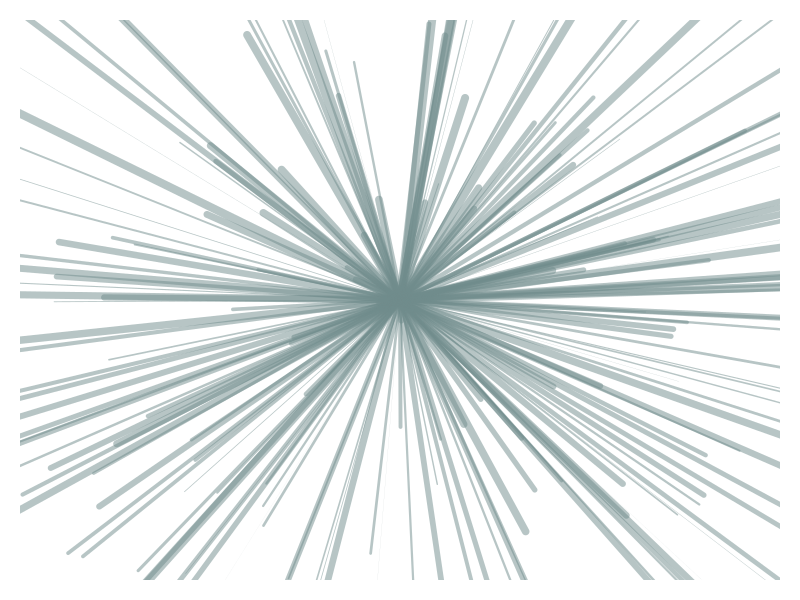
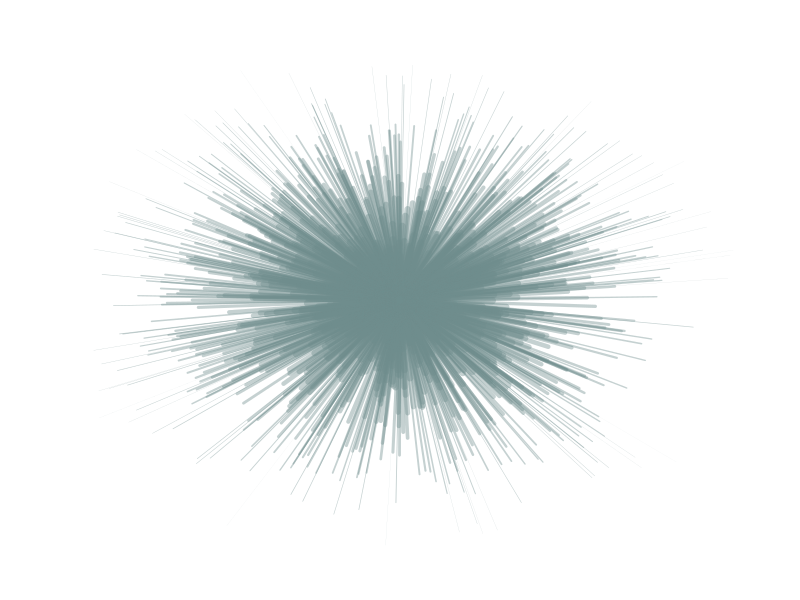
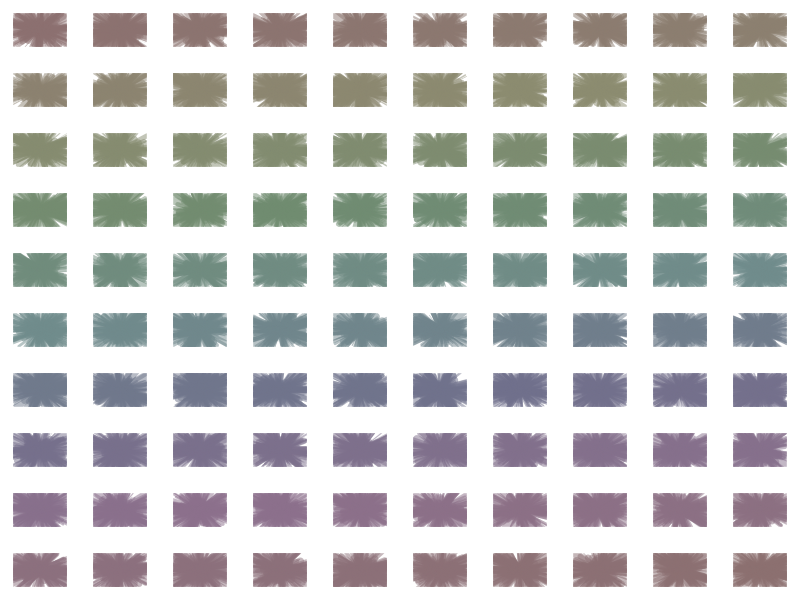
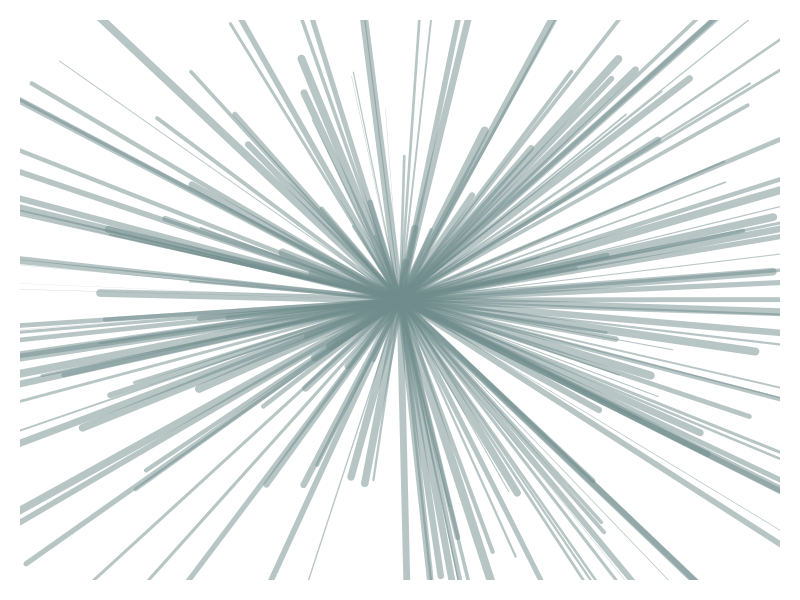
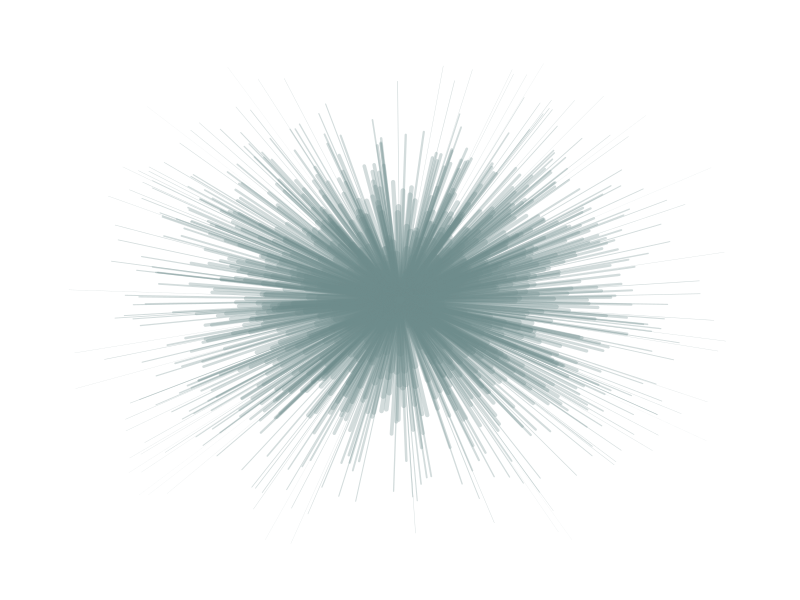
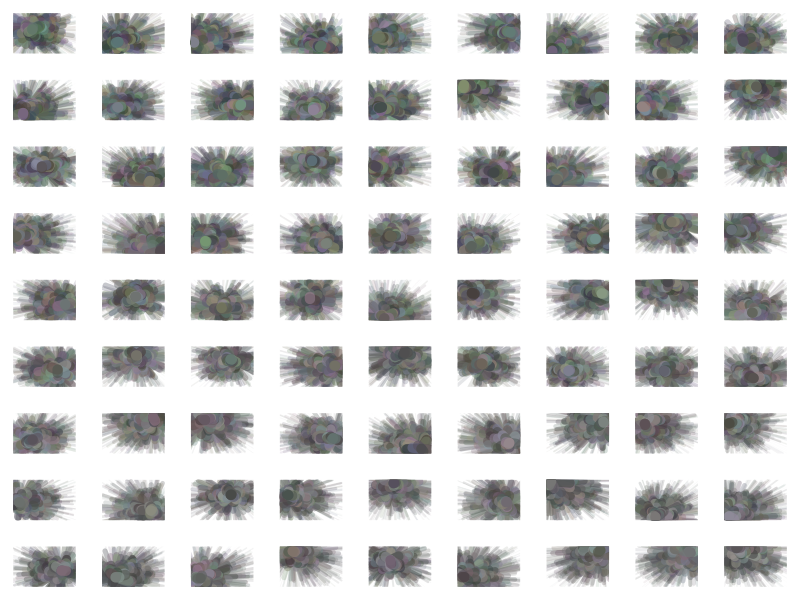
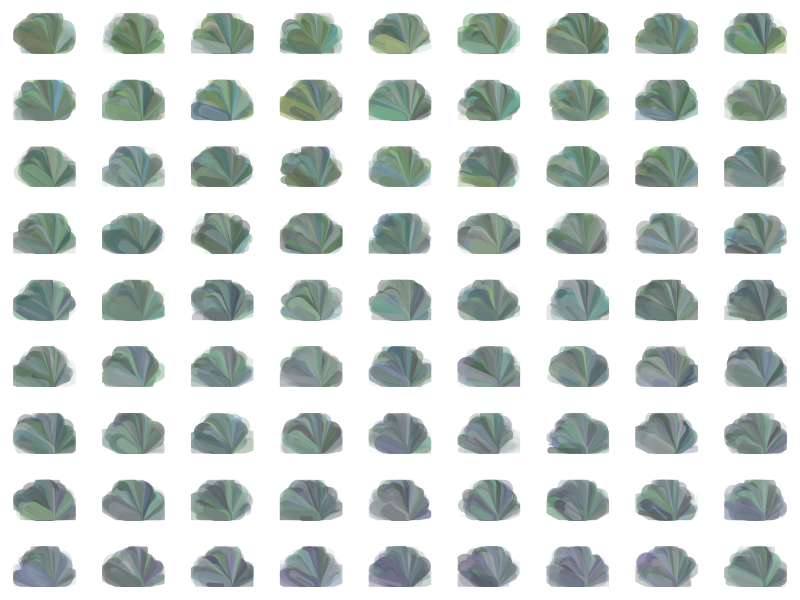
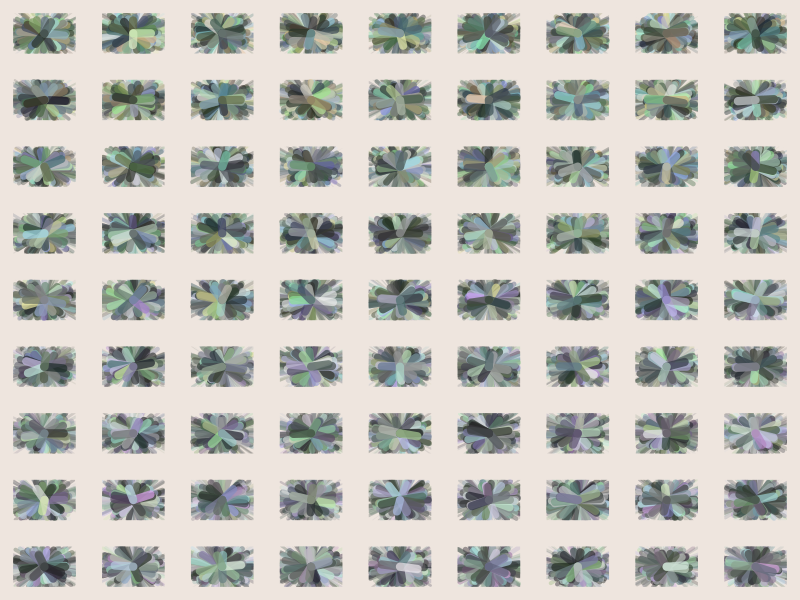

Recreate these plots in R, in order. (Note: this script raises an error after producing the figures.)
library(tidyverse)
library(png)

#origin article here: http://www.r-graph-gallery.com/57-rays-abstract-painting/

# Function to create plots ------------------------------------------------

buildFan <- function(hue = 0.5, saturation = 0.20, value = 0.55, alpha = 0.5,
                     hue.range = 0, saturation.range = 0, value.range = 0, alpha.range = 0,
                     x.end = NULL, y.end = NULL, x.center = NULL, y.center = NULL,
                     random.center = FALSE, segment.width = 8, n.segments = 200,
                     depth = FALSE, rescale = FALSE){
  
  #function builds a single fan plot
  #random vectors are generated if no vectors are provided
  #hue, saturation, value, and alpha should be between 0:1
  
  # set the center points of the segments
  x.center <- if (!is.null(x.center)) x.center else if(random.center == FALSE) 0 else if(is.null(x.end)) runif(1, -1, 1) else runif(1, min(x.end), max(x.end))
  y.center <- if (!is.null(y.center)) y.center else if(random.center == FALSE) 0 else if(is.null(y.end)) runif(1, -1, 1) else runif(1, min(y.end), max(y.end))
  
  # set the end of the segments. If vectors are provided then add some randomness
  x.end <- if(is.null(x.end)) rnorm(n.segments, 0, 1) else x.end * runif(n.segments, 0.3)
  y.end <- if(is.null(y.end)) rnorm(n.segments, 0, 1) else y.end * runif(n.segments, 0.3)
  
  # set the hue, saturation, value, and alpha per segment
  generate.variables <- function(variable, variable.range){
    runif(n = n.segments,
          min = max(0, variable - variable.range),
          max = min(1, variable + variable.range))
  }
  
  h <- generate.variables(hue, hue.range)
  s <- generate.variables(saturation, saturation.range)
  v <- generate.variables(value, value.range)
  alpha <- generate.variables(alpha, alpha.range)
  
  lwd <- segment.width * runif(n.segments)
  
  if (depth) {
    # reorganize the segments to give them depth. Layer the segments by length and then increase the color strength
    # effect should be the longer ones look like they're further back, darker, less colorful, thiner
    # shorter ones will be brighter, more colorful, thicker
    
    # sort vector by eucledian distance from their center (longest first)
    vector.order <- sqrt(abs(x.end - x.center) ^ 2 + abs(y.end - y.center) ^ 2) %>% order(decreasing = TRUE)
    x.end <- x.end[vector.order]
    y.end <- y.end[vector.order]
    
    # sort the colors by strength
    # leave out hsv so there is still some color variance per plot
    # h <- sort(h)
    # s <- sort(s)
    # v <- sort(v)
    alpha <- sort(alpha)
    lwd <- sort(lwd)
  }
  
  #rescale the x, y vectors so they're between -1 and 1
  if (rescale){
    rescale.vector <- function(x){(x - min(x))/(max(x) - min(x)) * 2 - 1}
    x.end <- rescale.vector(x.end)
    y.end <- rescale.vector(y.end)
  }
  
  #set graphical parameters
  par(mar = rep(1, 4),
      bty = "n")
  
  # draw the plot template
  plot(x = 0,
       y = 0,
       xlim = c(-1, 1),
       ylim = c(-1, 1),
       type = 'n',
       xaxt = 'n',
       yaxt = 'n',
       ann = FALSE)
  
  # draw the segments
  segments(x0 = x.center,
           y0 = y.center,
           x1 = x.end,
           y1 = y.end,
           col = hsv(h = h,
                     s = s,
                     v = v,
                     alpha = alpha),
           lwd = lwd)
}


# function wraps around buildFan to automate the printing of multiple plots ----------------------------------------------------

printFans <- function(hsv.array = seq(0, 1, length.out = 100), filename = "fans.png",
                      output.image.width = 4608, output.image.height = 2880, background = "white", ...){
  
  # function automates the printing and saving of buildFan
  # hsv.array is the array colors to map the buildFan function over. If only one vector is provided then it is
  # assumed to be hue. If two, then hue and saturation. If three, hue then saturation then value
  # length / nrow of hsv.array determines how many plots there will be
  # n.segments is number of segments per plot
  
  # n.plots is the number of plots to be printed determined by the length/nrow of hsv.array
  n.plots <- if (!is.null(nrow(hsv.array))) nrow(hsv.array) else length(hsv.array)
  
  if (sqrt(n.plots) %% 1 != 0) stop("Square root of the number of plots must be a whole number.")
  
  # set where to save
  png(filename = filename,
      width = output.image.width,
      height = output.image.height)
    
  # set graphical parameters
  par(bg = background,
      mar = rep(2, 4),
      mfrow = c(sqrt(n.plots), sqrt(n.plots)),
      bty = "n")
  
  #ensure hsv list to map over is dataframe and rename columns
  hsv.array <- as.data.frame(hsv.array)
  names(hsv.array) <- c("hue", "saturation", "value")[1:ncol(hsv.array)]
  
  # run the function over the hsv.array, saves plots
  pwalk(hsv.array, buildFan, ...)
  
  # reset graphics
  invisible(dev.off())
  
}

# test the fan functions --------------------------------------------------

# build a single fan
buildFan()

# build a panel of fans and save it
printFans()


# build different designs -------------------------------------------------

png(filename = paste0('Plotted_images/singlefan.png', name, '.png'),
    width = 1000,
    height = 1000)
buildFan()
dev.off()

png(filename = paste0('Plotted_images/singlefanDepth.png', name, '.png'),
    width = 1000,
    height = 1000)
buildFan(n.segments = 1000,
         x.end = runif(1000, -1, 1),
         y.end = runif(1000, -1, 1),
         x.center = rep(0, 1000),
         y.center = rep(0, 1000),
         alpha = 0.3,
         depth = TRUE)
dev.off()

#random
buildFan(n.segments = 1000,
         x.end = runif(1000, -1, 1),
         y.end = runif(1000, -1, 1),
         x.center = rep(0, 1000),
         y.center = rep(0, 1000),
         alpha = 0.4,
         depth = TRUE)



# define the colors to map the function over
n.plots <- 9^2
hues <- tibble(hue = seq(0.35, 0.55, length = n.plots),
               saturation = seq(0.25, 0.1, length = n.plots))

# specific colors with random segments
printFans(hsv.array = hues,
          n.segments = 250,
          depth = TRUE,
          hue.range = 0.5,
          saturation.range = 0.10,
          value = 0.45,
          value.range = 0.20,
          alpha = 0.3,
          alpha.range = 0.30,
          segment.width = 10,
          random.center = TRUE)

# semi circle
n.segments <- 150
base.vector <- seq(0, pi, length = n.segments)
x.vector <- cos(base.vector)
y.vector <- sin(base.vector) * 2 - 1
printFans(hsv.array = hues,
          n.segments = n.segments,
          x.end = x.vector,
          y.end = y.vector,
          x.center = 0,
          y.center = -1,
          hue.range = 0.20,
          saturation.range = 0.20,
          value.range = 0.20,
          alpha.range = 0.40,
          alpha = 0.3,
          segment.width = 20)

# circle
n.segments <- 200
base.vector <- seq(0, pi*2, length = n.segments)
x.vector <- cos(base.vector) * 2
y.vector <- sin(base.vector) * 2
printFans(hsv.array = hues,
          n.segments = n.segments,
          x.end = x.vector,
          y.end = y.vector,
          hue.range = 0.30,
          saturation.range = 0.20,
          value.range = 0.40,
          alpha.range = 0.40,
          alpha = 0.3,
          output.image.width = 2500,
          output.image.height = 2500,
          depth = TRUE,
          background = "seashell2")


# create images for gif ---------------------------------------------------

name <- 1
for (i in c(1:40, 39:1)){
  n <- floor(i^2)
  png(filename = paste0('Plotted_images/Gif/fan', name, '.png'),
      width = 500,
      height = 500)
  buildFan(hue = i/40, 
           saturation = 1- i/40, 
           value = 0.5, 
           alpha = 1 - (i/40),
           n.segments = n,
           x.end = runif(n, -1, 1),
           y.end = runif(n, -1, 1),
           x.center = rep(0, n),
           y.center = rep(0, n),
           depth = TRUE)
  dev.off()
  name <- name + 1
}

# now in GIMP, file-> open 'fan1.png' -> Image->Mode->RBG->File->
# Open as layers-> select the rest of the files -> File -> export as -> 'name'.gif

n.plots <- 80
hues <- seq(0, 1, length = 12)
logis.curve <- 1 / ( 1 + exp(seq(3, -3, length = n.plots/2)))
logis.curve <- c(logis.curve, rev(logis.curve))

name <- 1

for (i in 1:n.plots){
  # set where to save
  png(filename = paste0('Plotted_images/multiGif/fan', name, '.png'),
      width = 1000,
      height = 1000)
  
  # set graphical parameters
  par(bg = 'white',
      mar = rep(2, 4),
      mfrow = c(3, 4),
      bty = "n")

  
  for (j in 1:12) {
    n <-  floor(logis.curve[i] * 100)
    
    if (i %% j == 0){
      buildFan(alpha = 0)
      next
    }
    
    # build the plot
    buildFan(
      hue = hues[j],
      saturation = 1 - logis.curve[i],
      value = 0.5,
      alpha = 1 - logis.curve[i],
      n.segments = n,
      x.end = runif(n,-1, 1),
      y.end = runif(n,-1, 1),
      x.center = rep(0, n),
      y.center = rep(0, n),
      depth = TRUE
    )
  }
    
  # save it
  dev.off()
  name <- name + 1
}
